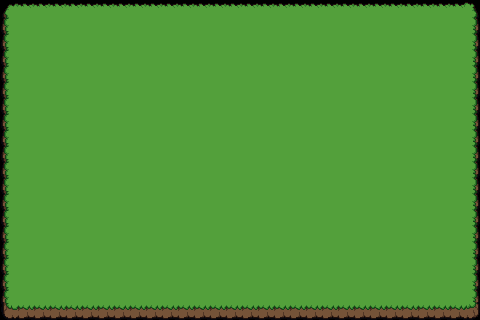

This game map was drawn from its Tiled (.tmx) file and the tilesets committed beside it. A one-line description and the full map source follow:
An orthogonal 30x20 tile map with 16x16 px tiles, 1 tile layer (Tile Layer 1).

<map version="1.10" tiledversion="1.10.2" orientation="orthogonal" renderorder="right-down" width="30" height="20" tilewidth="16" tileheight="16" infinite="0" nextlayerid="2" nextobjectid="1">
 <tileset firstgid="1" source="groundTile.tsx" />
 <layer id="1" name="Tile Layer 1" width="30" height="20">
  <data encoding="csv">
26,27,27,27,27,27,27,27,27,27,27,27,27,27,27,27,27,27,27,27,27,27,27,27,27,27,27,27,27,28,
32,33,33,33,33,33,33,33,33,33,33,33,33,33,33,33,33,33,33,33,33,33,33,33,33,33,33,33,33,34,
32,33,33,33,33,33,33,33,33,33,33,33,33,33,33,33,33,33,33,33,33,33,33,33,33,33,33,33,33,34,
32,33,33,33,33,33,33,33,33,33,33,33,33,33,33,33,33,33,33,33,33,33,33,33,33,33,33,33,33,34,
32,33,33,33,33,33,33,33,33,33,33,33,33,33,33,33,33,33,33,33,33,33,33,33,33,33,33,33,33,34,
32,33,33,33,33,33,33,33,33,33,33,33,33,33,33,33,33,33,33,33,33,33,33,33,33,33,33,33,33,34,
32,33,33,33,33,33,33,33,33,33,33,33,33,33,33,33,33,33,33,33,33,33,33,33,33,33,33,33,33,34,
32,33,33,33,33,33,33,33,33,33,33,33,33,33,33,33,33,33,33,33,33,33,33,33,33,33,33,33,33,34,
32,33,33,33,33,33,33,33,33,33,33,33,33,33,33,33,33,33,33,33,33,33,33,33,33,33,33,33,33,34,
32,33,33,33,33,33,33,33,33,33,33,33,33,33,33,33,33,33,33,33,33,33,33,33,33,33,33,33,33,34,
32,33,33,33,33,33,33,33,33,33,33,33,33,33,33,33,33,33,33,33,33,33,33,33,33,33,33,33,33,34,
32,33,33,33,33,33,33,33,33,33,33,33,33,33,33,33,33,33,33,33,33,33,33,33,33,33,33,33,33,34,
32,33,33,33,33,33,33,33,33,33,33,33,33,33,33,33,33,33,33,33,33,33,33,33,33,33,33,33,33,34,
32,33,33,33,33,33,33,33,33,33,33,33,33,33,33,33,33,33,33,33,33,33,33,33,33,33,33,33,33,34,
32,33,33,33,33,33,33,33,33,33,33,33,33,33,33,33,33,33,33,33,33,33,33,33,33,33,33,33,33,34,
32,33,33,33,33,33,33,33,33,33,33,33,33,33,33,33,33,33,33,33,33,33,33,33,33,33,33,33,33,34,
32,33,33,33,33,33,33,33,33,33,33,33,33,33,33,33,33,33,33,33,33,33,33,33,33,33,33,33,33,34,
32,33,33,33,33,33,33,33,33,33,33,33,33,33,33,33,33,33,33,33,33,33,33,33,33,33,33,33,33,34,
32,33,33,33,33,33,33,33,33,33,33,33,33,33,33,33,33,33,33,33,33,33,33,33,33,33,33,33,33,34,
38,39,39,39,39,39,39,39,39,39,39,39,39,39,39,39,39,39,39,39,39,39,39,39,39,39,39,39,39,40
</data>
 </layer>
</map>
